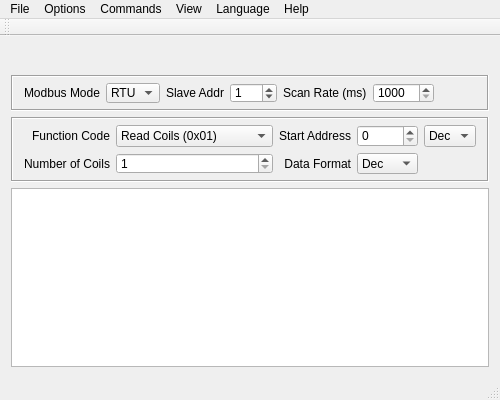
<?xml version="1.0" encoding="UTF-8"?>
<ui version="4.0">
 <class>MainWindow</class>
 <widget class="QMainWindow" name="MainWindow">
  <property name="geometry">
   <rect>
    <x>0</x>
    <y>0</y>
    <width>500</width>
    <height>400</height>
   </rect>
  </property>
  <property name="minimumSize">
   <size>
    <width>500</width>
    <height>400</height>
   </size>
  </property>
  <property name="maximumSize">
   <size>
    <width>720</width>
    <height>720</height>
   </size>
  </property>
  <property name="windowTitle">
   <string>QModMaster</string>
  </property>
  <property name="windowIcon">
   <iconset resource="../icons/icons.qrc">
    <normaloff>:/icons/connect-24.png</normaloff>:/icons/connect-24.png</iconset>
  </property>
  <widget class="QWidget" name="centralWidget">
   <layout class="QVBoxLayout" name="verticalLayout">
    <item>
     <widget class="InfoBar" name="infobar">
      <layout class="QHBoxLayout" name="horizontalLayout_2"/>
     </widget>
    </item>
    <item>
     <widget class="QFrame" name="frame_1">
      <property name="minimumSize">
       <size>
        <width>0</width>
        <height>36</height>
       </size>
      </property>
      <property name="frameShape">
       <enum>QFrame::Box</enum>
      </property>
      <property name="frameShadow">
       <enum>QFrame::Sunken</enum>
      </property>
      <layout class="QHBoxLayout" name="horizontalLayout">
       <property name="topMargin">
        <number>6</number>
       </property>
       <property name="bottomMargin">
        <number>6</number>
       </property>
       <item>
        <widget class="QLabel" name="lblModbusMode">
         <property name="text">
          <string>Modbus Mode</string>
         </property>
         <property name="alignment">
          <set>Qt::AlignRight|Qt::AlignTrailing|Qt::AlignVCenter</set>
         </property>
         <property name="buddy">
          <cstring>cmbModbusMode</cstring>
         </property>
        </widget>
       </item>
       <item>
        <widget class="QComboBox" name="cmbModbusMode">
         <item>
          <property name="text">
           <string notr="true">RTU</string>
          </property>
         </item>
         <item>
          <property name="text">
           <string notr="true">TCP</string>
          </property>
         </item>
        </widget>
       </item>
       <item>
        <widget class="QLabel" name="lblSlave">
         <property name="text">
          <string>Slave Addr</string>
         </property>
         <property name="alignment">
          <set>Qt::AlignRight|Qt::AlignTrailing|Qt::AlignVCenter</set>
         </property>
         <property name="buddy">
          <cstring>sbSlaveID</cstring>
         </property>
        </widget>
       </item>
       <item>
        <widget class="QSpinBox" name="sbSlaveID">
         <property name="minimum">
          <number>0</number>
         </property>
         <property name="maximum">
          <number>255</number>
         </property>
         <property name="value">
          <number>1</number>
         </property>
        </widget>
       </item>
       <item>
        <widget class="QLabel" name="lblScan">
         <property name="text">
          <string>Scan Rate (ms)</string>
         </property>
        </widget>
       </item>
       <item>
        <widget class="QSpinBox" name="spInterval">
         <property name="minimum">
          <number>1000</number>
         </property>
         <property name="maximum">
          <number>10000</number>
         </property>
         <property name="singleStep">
          <number>500</number>
         </property>
        </widget>
       </item>
       <item>
        <spacer name="horizontalSpacer_2">
         <property name="orientation">
          <enum>Qt::Horizontal</enum>
         </property>
         <property name="sizeHint" stdset="0">
          <size>
           <width>40</width>
           <height>20</height>
          </size>
         </property>
        </spacer>
       </item>
      </layout>
     </widget>
    </item>
    <item>
     <widget class="QFrame" name="frame_2">
      <property name="minimumSize">
       <size>
        <width>0</width>
        <height>65</height>
       </size>
      </property>
      <property name="frameShape">
       <enum>QFrame::Box</enum>
      </property>
      <property name="frameShadow">
       <enum>QFrame::Sunken</enum>
      </property>
      <layout class="QGridLayout" name="gridLayout">
       <property name="topMargin">
        <number>6</number>
       </property>
       <property name="bottomMargin">
        <number>6</number>
       </property>
       <item row="0" column="1">
        <widget class="QComboBox" name="cmbFunctionCode">
         <property name="frame">
          <bool>true</bool>
         </property>
         <item>
          <property name="text">
           <string>Read Coils (0x01)</string>
          </property>
         </item>
         <item>
          <property name="text">
           <string>Read Discrete Inputs (0x02)</string>
          </property>
         </item>
         <item>
          <property name="text">
           <string>Read Holding Registers (0x03)</string>
          </property>
         </item>
         <item>
          <property name="text">
           <string>Read Input Registers (0x04)</string>
          </property>
         </item>
         <item>
          <property name="text">
           <string>Write Single Coil (0x05)</string>
          </property>
         </item>
         <item>
          <property name="text">
           <string>Write Single Register (0x06)</string>
          </property>
         </item>
         <item>
          <property name="text">
           <string>Write Multiple Coils (0x0f)</string>
          </property>
         </item>
         <item>
          <property name="text">
           <string>Write Multiple Registers (0x10)</string>
          </property>
         </item>
        </widget>
       </item>
       <item row="0" column="0">
        <widget class="QLabel" name="lblFunctionCode">
         <property name="text">
          <string>Function Code</string>
         </property>
         <property name="alignment">
          <set>Qt::AlignRight|Qt::AlignTrailing|Qt::AlignVCenter</set>
         </property>
         <property name="buddy">
          <cstring>cmbFunctionCode</cstring>
         </property>
        </widget>
       </item>
       <item row="0" column="5">
        <spacer name="horizontalSpacer">
         <property name="orientation">
          <enum>Qt::Horizontal</enum>
         </property>
         <property name="sizeHint" stdset="0">
          <size>
           <width>40</width>
           <height>20</height>
          </size>
         </property>
        </spacer>
       </item>
       <item row="0" column="2">
        <widget class="QLabel" name="lblStartAddress">
         <property name="text">
          <string>Start Address</string>
         </property>
         <property name="alignment">
          <set>Qt::AlignRight|Qt::AlignTrailing|Qt::AlignVCenter</set>
         </property>
         <property name="buddy">
          <cstring>sbStartAddress</cstring>
         </property>
        </widget>
       </item>
       <item row="0" column="3">
        <widget class="QSpinBox" name="sbStartAddress">
         <property name="maximum">
          <number>65535</number>
         </property>
         <property name="displayIntegerBase">
          <number>10</number>
         </property>
        </widget>
       </item>
       <item row="0" column="4">
        <widget class="QComboBox" name="cmbStartAddrBase">
         <property name="currentIndex">
          <number>0</number>
         </property>
         <item>
          <property name="text">
           <string>Dec</string>
          </property>
         </item>
         <item>
          <property name="text">
           <string>Hex</string>
          </property>
         </item>
        </widget>
       </item>
       <item row="1" column="0">
        <widget class="QLabel" name="lblNoOfCoils">
         <property name="text">
          <string>Number of Coils</string>
         </property>
         <property name="alignment">
          <set>Qt::AlignRight|Qt::AlignTrailing|Qt::AlignVCenter</set>
         </property>
         <property name="buddy">
          <cstring>sbNoOfRegs</cstring>
         </property>
        </widget>
       </item>
       <item row="1" column="1">
        <widget class="QSpinBox" name="sbNoOfRegs">
         <property name="minimum">
          <number>1</number>
         </property>
         <property name="maximum">
          <number>65535</number>
         </property>
        </widget>
       </item>
       <item row="1" column="3">
        <widget class="QComboBox" name="cmbBase">
         <property name="currentText">
          <string>Dec</string>
         </property>
         <property name="currentIndex">
          <number>1</number>
         </property>
         <item>
          <property name="text">
           <string>Bin</string>
          </property>
         </item>
         <item>
          <property name="text">
           <string>Dec</string>
          </property>
         </item>
         <item>
          <property name="text">
           <string>Hex</string>
          </property>
         </item>
        </widget>
       </item>
       <item row="1" column="2">
        <widget class="QLabel" name="lblDataFormat">
         <property name="text">
          <string>Data Format</string>
         </property>
         <property name="alignment">
          <set>Qt::AlignRight|Qt::AlignTrailing|Qt::AlignVCenter</set>
         </property>
         <property name="buddy">
          <cstring>sbStartAddress</cstring>
         </property>
        </widget>
       </item>
      </layout>
     </widget>
    </item>
    <item>
     <widget class="QTableView" name="tblRegisters">
      <attribute name="horizontalHeaderVisible">
       <bool>false</bool>
      </attribute>
      <attribute name="horizontalHeaderHighlightSections">
       <bool>true</bool>
      </attribute>
      <attribute name="verticalHeaderVisible">
       <bool>false</bool>
      </attribute>
      <attribute name="verticalHeaderHighlightSections">
       <bool>true</bool>
      </attribute>
     </widget>
    </item>
   </layout>
  </widget>
  <widget class="QMenuBar" name="menuBar">
   <property name="geometry">
    <rect>
     <x>0</x>
     <y>0</y>
     <width>500</width>
     <height>17</height>
    </rect>
   </property>
   <widget class="QMenu" name="menuFile">
    <property name="title">
     <string>File</string>
    </property>
    <addaction name="actionLoad_Session"/>
    <addaction name="actionSave_Session"/>
    <addaction name="separator"/>
    <addaction name="actionExit"/>
   </widget>
   <widget class="QMenu" name="menuOptions">
    <property name="title">
     <string>Options</string>
    </property>
    <addaction name="actionSerial_RTU"/>
    <addaction name="actionTCP"/>
    <addaction name="separator"/>
    <addaction name="actionSettings"/>
   </widget>
   <widget class="QMenu" name="menuHelp">
    <property name="title">
     <string>Help</string>
    </property>
    <addaction name="actionModbus_Manual"/>
    <addaction name="actionAbout"/>
   </widget>
   <widget class="QMenu" name="menuView">
    <property name="title">
     <string>View</string>
    </property>
    <addaction name="actionOpenLogFile"/>
    <addaction name="actionBus_Monitor"/>
   </widget>
   <widget class="QMenu" name="menuCommands">
    <property name="title">
     <string>Commands</string>
    </property>
    <addaction name="actionConnect"/>
    <addaction name="actionRead_Write"/>
    <addaction name="actionScan"/>
    <addaction name="actionClear"/>
    <addaction name="actionReset_Counters"/>
   </widget>
   <widget class="QMenu" name="menuLanguage">
    <property name="title">
     <string notr="true">Language</string>
    </property>
    <addaction name="actionSimplified_Chinese_zh_CN"/>
    <addaction name="actionTraditional_Chinese_zh_TW"/>
    <addaction name="actionEnglish_en_US"/>
   </widget>
   <addaction name="menuFile"/>
   <addaction name="menuOptions"/>
   <addaction name="menuCommands"/>
   <addaction name="menuView"/>
   <addaction name="menuLanguage"/>
   <addaction name="menuHelp"/>
  </widget>
  <widget class="QToolBar" name="mainToolBar">
   <attribute name="toolBarArea">
    <enum>TopToolBarArea</enum>
   </attribute>
   <attribute name="toolBarBreak">
    <bool>false</bool>
   </attribute>
  </widget>
  <widget class="QStatusBar" name="statusBar">
   <property name="autoFillBackground">
    <bool>false</bool>
   </property>
  </widget>
  <action name="actionExit">
   <property name="icon">
    <iconset resource="../icons/icons.qrc">
     <normaloff>:/icons/exit-16.png</normaloff>:/icons/exit-16.png</iconset>
   </property>
   <property name="text">
    <string>Exit</string>
   </property>
   <property name="iconVisibleInMenu">
    <bool>true</bool>
   </property>
  </action>
  <action name="actionSerial_RTU">
   <property name="icon">
    <iconset resource="../icons/icons.qrc">
     <normaloff>:/icons/serial-pot-16.png</normaloff>:/icons/serial-pot-16.png</iconset>
   </property>
   <property name="text">
    <string notr="true">Modbus RTU...</string>
   </property>
   <property name="iconVisibleInMenu">
    <bool>true</bool>
   </property>
  </action>
  <action name="actionTCP">
   <property name="icon">
    <iconset resource="../icons/icons.qrc">
     <normaloff>:/icons/ethernet-port-16.png</normaloff>:/icons/ethernet-port-16.png</iconset>
   </property>
   <property name="text">
    <string notr="true">Modbus TCP...</string>
   </property>
   <property name="iconVisibleInMenu">
    <bool>true</bool>
   </property>
  </action>
  <action name="actionAbout">
   <property name="icon">
    <iconset resource="../icons/icons.qrc">
     <normaloff>:/icons/info-sign-16.png</normaloff>:/icons/info-sign-16.png</iconset>
   </property>
   <property name="text">
    <string>About...</string>
   </property>
   <property name="iconVisibleInMenu">
    <bool>true</bool>
   </property>
  </action>
  <action name="actionBus_Monitor">
   <property name="icon">
    <iconset resource="../icons/icons.qrc">
     <normaloff>:/icons/TV-16.png</normaloff>:/icons/TV-16.png</iconset>
   </property>
   <property name="text">
    <string>Bus Monitor</string>
   </property>
   <property name="iconVisibleInMenu">
    <bool>true</bool>
   </property>
  </action>
  <action name="actionSettings">
   <property name="icon">
    <iconset resource="../icons/icons.qrc">
     <normaloff>:/icons/options-16.png</normaloff>:/icons/options-16.png</iconset>
   </property>
   <property name="text">
    <string>Settings...</string>
   </property>
   <property name="iconVisibleInMenu">
    <bool>true</bool>
   </property>
  </action>
  <action name="actionRead_Write">
   <property name="icon">
    <iconset resource="../icons/icons.qrc">
     <normaloff>:/icons/data-sort-16.png</normaloff>:/icons/data-sort-16.png</iconset>
   </property>
   <property name="text">
    <string>Read / Write</string>
   </property>
  </action>
  <action name="actionConnect">
   <property name="checkable">
    <bool>true</bool>
   </property>
   <property name="icon">
    <iconset resource="../icons/icons.qrc">
     <normaloff>:/icons/plug-disconnect-16.png</normaloff>
     <normalon>:/icons/plug-connect-16.png</normalon>:/icons/plug-disconnect-16.png</iconset>
   </property>
   <property name="text">
    <string>Connect</string>
   </property>
  </action>
  <action name="actionScan">
   <property name="checkable">
    <bool>true</bool>
   </property>
   <property name="icon">
    <iconset resource="../icons/icons.qrc">
     <normaloff>:/icons/cyclic-process-16.png</normaloff>:/icons/cyclic-process-16.png</iconset>
   </property>
   <property name="text">
    <string>Scan</string>
   </property>
  </action>
  <action name="actionReset_Counters">
   <property name="icon">
    <iconset resource="../icons/icons.qrc">
     <normaloff>:/icons/reset-16.png</normaloff>:/icons/reset-16.png</iconset>
   </property>
   <property name="text">
    <string>Reset Counters</string>
   </property>
  </action>
  <action name="actionSimplified_Chinese_zh_CN">
   <property name="icon">
    <iconset resource="../icons/icons.qrc">
     <normaloff>:/icons/China-flag-16.png</normaloff>:/icons/China-flag-16.png</iconset>
   </property>
   <property name="text">
    <string notr="true">简体中文 (zh_CN)</string>
   </property>
   <property name="iconText">
    <string notr="true">简体中文 (zh_CN)</string>
   </property>
   <property name="toolTip">
    <string notr="true">简体中文 (zh_CN)</string>
   </property>
  </action>
  <action name="actionTraditional_Chinese_zh_TW">
   <property name="icon">
    <iconset resource="../icons/icons.qrc">
     <normaloff>:/icons/Taiwan-flag-16.png</normaloff>:/icons/Taiwan-flag-16.png</iconset>
   </property>
   <property name="text">
    <string notr="true">繁體中文 (zh_TW)</string>
   </property>
   <property name="iconText">
    <string notr="true">繁體中文 (zh_TW)</string>
   </property>
   <property name="toolTip">
    <string notr="true">繁體中文 (zh_TW)</string>
   </property>
  </action>
  <action name="actionEnglish_en_US">
   <property name="icon">
    <iconset resource="../icons/icons.qrc">
     <normaloff>:/icons/usa-flag-16.png</normaloff>:/icons/usa-flag-16.png</iconset>
   </property>
   <property name="text">
    <string notr="true">English (en_US)</string>
   </property>
   <property name="iconText">
    <string notr="true">English (en_US)</string>
   </property>
   <property name="toolTip">
    <string notr="true">English (en_US)</string>
   </property>
  </action>
  <action name="actionOpenLogFile">
   <property name="icon">
    <iconset resource="../icons/icons.qrc">
     <normaloff>:/icons/text-x-log-16.png</normaloff>:/icons/text-x-log-16.png</iconset>
   </property>
   <property name="text">
    <string>Log File</string>
   </property>
  </action>
  <action name="actionClear">
   <property name="icon">
    <iconset resource="../icons/icons.qrc">
     <normaloff>:/icons/edit-clear-16.png</normaloff>:/icons/edit-clear-16.png</iconset>
   </property>
   <property name="text">
    <string>Clear Table</string>
   </property>
  </action>
  <action name="actionModbus_Manual">
   <property name="icon">
    <iconset resource="../icons/icons.qrc">
     <normaloff>:/icons/help-desk-icon-16.png</normaloff>:/icons/help-desk-icon-16.png</iconset>
   </property>
   <property name="text">
    <string>Modbus Manual</string>
   </property>
  </action>
  <action name="actionLoad_Session">
   <property name="icon">
    <iconset resource="../icons/icons.qrc">
     <normaloff>:/icons/document-import-16.png</normaloff>:/icons/document-import-16.png</iconset>
   </property>
   <property name="text">
    <string>Load Session...</string>
   </property>
  </action>
  <action name="actionSave_Session">
   <property name="icon">
    <iconset resource="../icons/icons.qrc">
     <normaloff>:/icons/document-export-16.png</normaloff>:/icons/document-export-16.png</iconset>
   </property>
   <property name="text">
    <string>Save Session...</string>
   </property>
  </action>
 </widget>
 <layoutdefault spacing="6" margin="11"/>
 <customwidgets>
  <customwidget>
   <class>InfoBar</class>
   <extends>QFrame</extends>
   <header>ModReader/src/infobar.h</header>
   <container>1</container>
  </customwidget>
 </customwidgets>
 <tabstops>
  <tabstop>tblRegisters</tabstop>
 </tabstops>
 <resources>
  <include location="../icons/icons.qrc"/>
 </resources>
 <connections>
  <connection>
   <sender>actionExit</sender>
   <signal>triggered()</signal>
   <receiver>MainWindow</receiver>
   <slot>close()</slot>
   <hints>
    <hint type="sourcelabel">
     <x>-1</x>
     <y>-1</y>
    </hint>
    <hint type="destinationlabel">
     <x>199</x>
     <y>149</y>
    </hint>
   </hints>
  </connection>
 </connections>
</ui>
